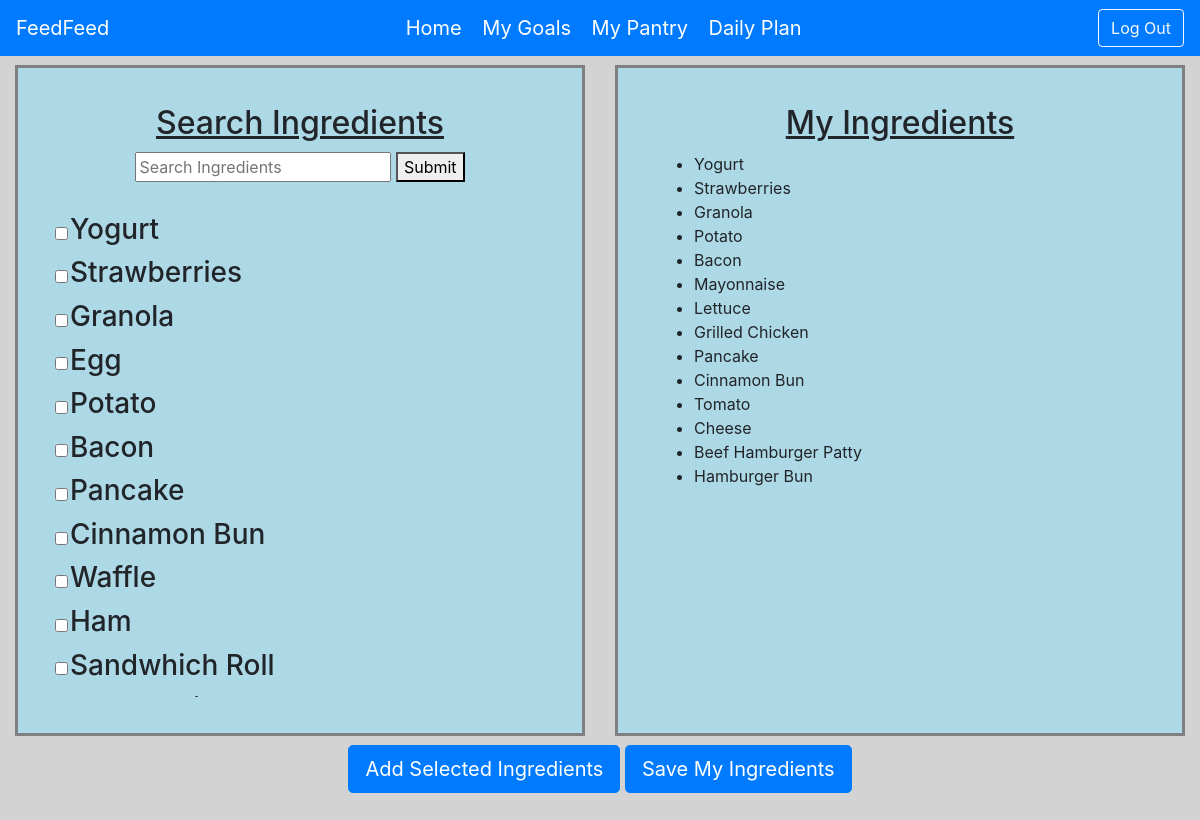
Page /mypantry/ (signed in) on the committed database.
### tables this page shows
CREATE TABLE "Ingredient" (
	"id"	INTEGER,
	"calories"	REAL,
	"protein"	REAL,
	"carbs"	REAL,
	"fat"	REAL,
	"is_meal"	INTEGER,
	"name"	TEXT,
	PRIMARY KEY("id")
);

### server.py (the view)
@app.route("/mypantry/")
def get_user_pantry():
    if(session.get("uid") is None):
        flash("Must Sign Into an Account")
        return redirect(url_for("login_get"))
    conn = sqlite3.connect("Database.db")
    c = conn.cursor()
    rows = c.execute(''' SELECT * FROM Ingredient ''')
    conn2 = sqlite3.connect("Database.db")
    s = conn2.cursor()
    ingredients = s.execute(''' SELECT DISTINCT name FROM Ingredient JOIN UserIngredients
                            ON UserIngredients.ingredient=Ingredient.id WHERE UserIngredients.user=?;''', (session['uid'],)).fetchall()
    return render_template("user_pantry.html", rows=rows, ingredients=ingredients)

### server.py (called while the page is built)
@app.teardown_appcontext
def close_connection(exception):
    db = getattr(g, "_database", None)
    if db is not None:
        db.close()

### templates/user_pantry.html (shortened to what this page needs)
{% extends "user_base.html" %}
{% block resources %}
<link rel="stylesheet" type="text/css" href="/static/styles/pantry_style.css">
{% endblock %}
{% block main %}
<div class="container-fluid">
    <div class="row">
        <div class="col-lg" id="search">
            <h2> Search Ingredients </h2>
            <div class="search-bar">
                <input type="text" id="search_text" placeholder="Search Ingredients">
                <button type="submit" id="search">Submit</button>
            </div>
            <div class="tabletoscroll">
                <table id="table">
                    {%for entry in rows%}
                    <tr value="{{entry[6]}}">
                        <td> <input class="check" type="checkbox" name="ing" id="f-add-ingredient" value="{{entry[6]}}" /> </td>
                        <td class="ingName"> <h3> {{entry[6]}} </h3> </td>
                    </tr>
                    {%endfor%}
                </table>
            </div>
        </div>
        <div class="col-lg" id="my_ingredients">
            <h2> My Ingredients </h2>
            <ul id="ingList">
                {%for ingredient in ingredients%}
                <li> {{ingredient[0]}} </li>
                {%endfor%}
            </ul>
        </div>
    </div>
    <div class="buttons">
        <button type="button" id="addSelected" class="btn btn-primary btn-lg">Add Selected Ingredients</button>
        <button type="button" id="submit-button" class="btn btn-primary btn-lg"> Save My Ingredients </button>
    </div>
</div>
{% endblock %}

### static/styles/pantry_style.css (style rules this page uses)
body { background-color: lightgray; }
h2 { text-align: center; text-decoration: underline; margin-bottom: 2%; }
.col-lg { background-color: lightblue; margin: 1% 1.5% 1% 1.5%; padding: 3%; outline-style: solid; outline-color: gray; }
table { margin-top: 3%; margin-bottom: 3%; }
.buttons { text-align: center; }
.search-bar { text-align: center; }
.tabletoscroll { height: 500px; overflow-y: scroll; margin-top: 3% }

### rows in the picture
Ingredient: name "Yogurt"
Ingredient: name "Strawberries"
Ingredient: name "Granola"
Ingredient: name "Egg"
Ingredient: name "Potato"
Ingredient: name "Bacon"
Ingredient: name "Pancake"
Ingredient: name "Cinnamon Bun"
Ingredient: name "Waffle"
Ingredient: name "Ham"
Ingredient: name "Sandwhich Roll"

### other values in the picture
{{ ingredient[0] }} "Yogurt" "Strawberries" "Granola" "Potato" "Bacon" "Mayonnaise" "Lettuce" "Grilled Chicken" "Pancake" "Cinnamon Bun" "Tomato" "Cheese" "Beef Hamburger Patty" "Hamburger Bun"
